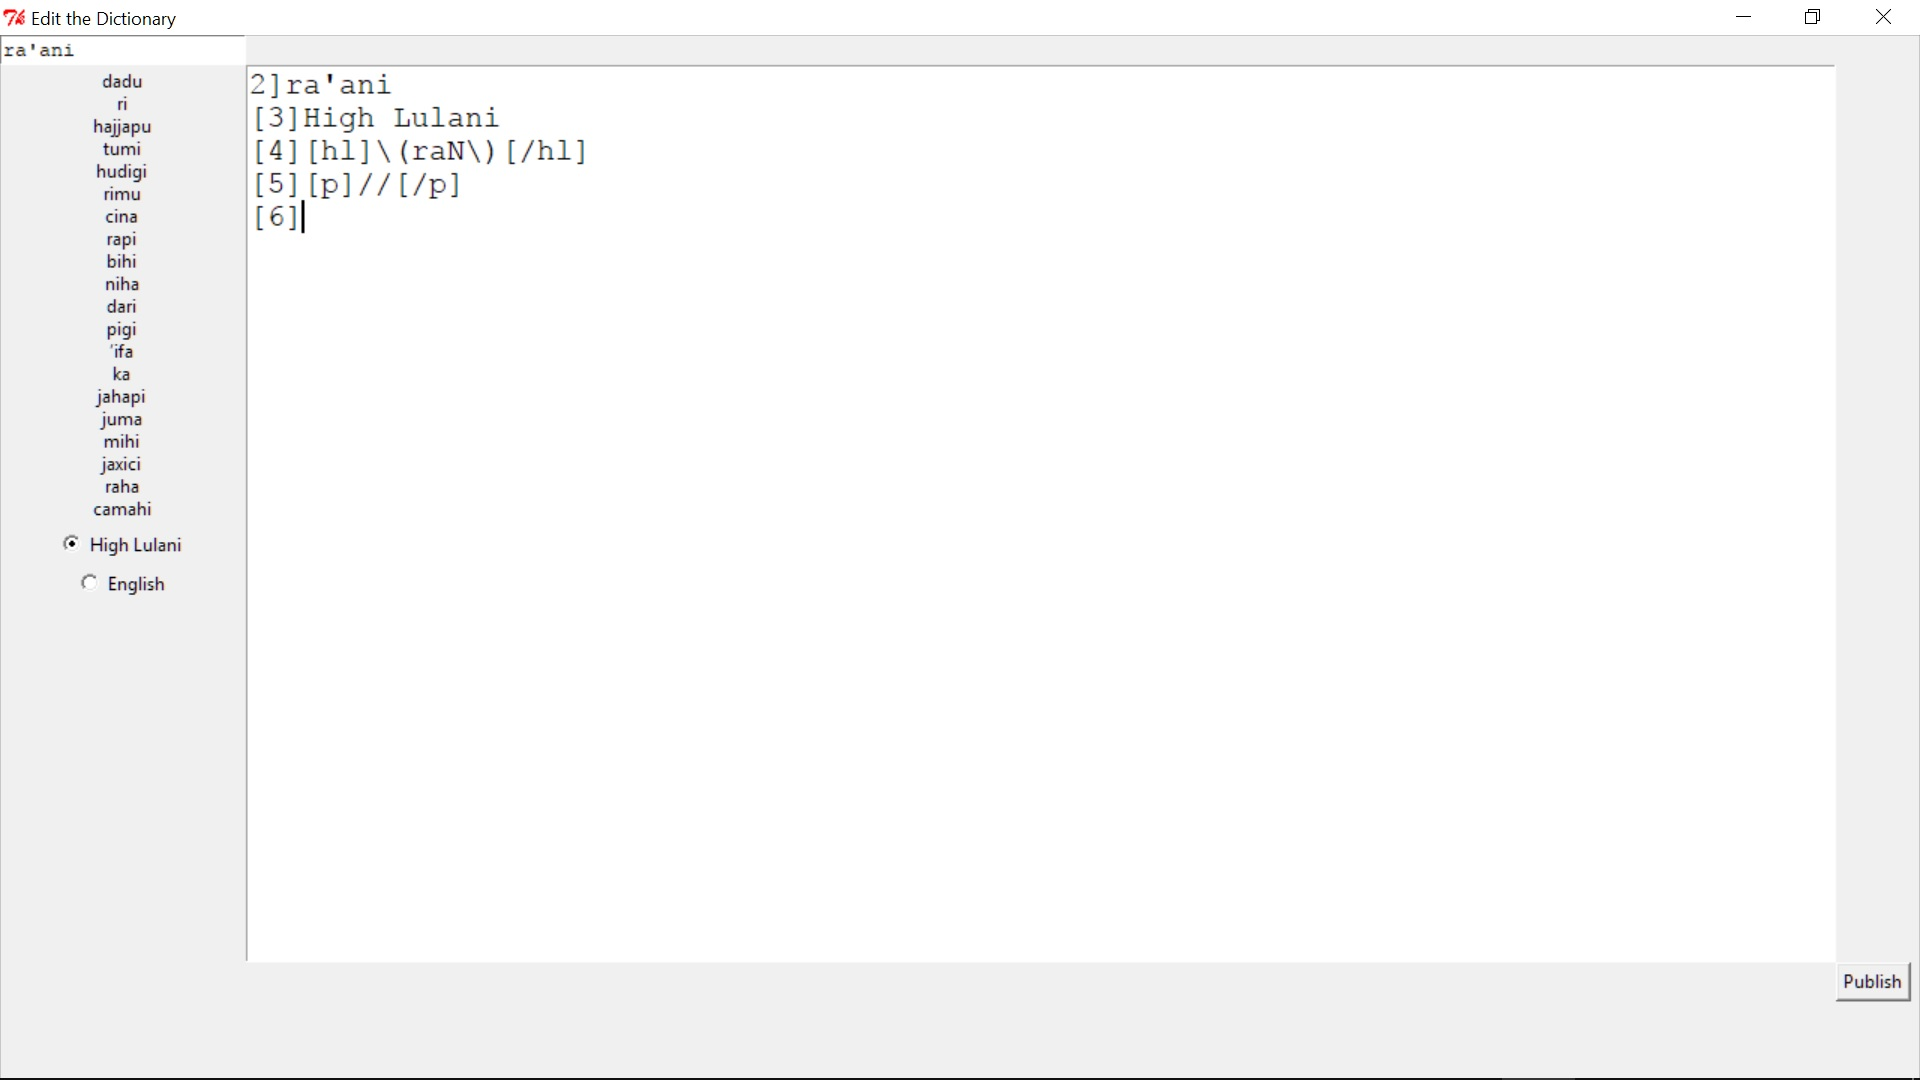

Reproduce this figure in Python.
from Edit import *


class EditDictionary(Edit):
    def __init__(self, directory, datafile, site, markdown, replacelinks, randomwords, master=None):
        """
        :param directory (String): the path and filename of the top-level directory
        :param datafile (String): the path, filename and extension of the data file, relative to directory
        :param site (Site): the site being modified
        :param markdown (String): the path, filename and extension of the replacements file, relative to directory
        :param randomwords (int): the number of random words to appear when requested
        """
        self.font = ('Courier New', '15')
        self.widgets = [1, 1, 'languages']
        Edit.__init__(self, directory, datafile, site, markdown, replacelinks)
        # initialise instance variables
        self.heading = self.headings[0]
        self.edit_text = self.textboxes[0]
        self.entry = ''
        self.page = None
        self.markdown = self.markdowns
        self.site = self.sites
        self.datafile = self.datafiles
        self.words = randomwords.words
        # initialise textboxes and buttons
        self.configure_widgets()

    def configure_widgets(self):
        self.configure_language_radios()
        self.heading.bind('<Control-r>', self.refresh_random)
        self.heading.bind('<Return>', self.load)
        self.edit_text.bind('<Control-n>', self.initial_content)
        self.edit_text.bind('<Control-r>', self.refresh_random)
        self.edit_text.bind('<Control-t>', self.add_translation)
        self.edit_text.bind('<Control-=>', self.add_definition)

    def initial_content(self):
        """
        Insert the appropriate template for a new entry, and move the insertion pointer to allow for immediate input of the pronunciation.
        :precondition: The name of the entry, and its language, are already selected.
        """
        name = self.headings[0].get()
        trans = self.translator
        before = ('2]{0}\n[3]{1}\n').format(name, trans.name)
        before += '' if self.language.get() == 'en' else '[4]{0}\n'.format(trans.convert_word(name))
        before += '[5][p {0}]/'.format(trans.code)
        after = '/[/p]\n[6]\n'
        self.insert_characters(self.textboxes[0], before, after)
        self.textboxes[0].focus_set()

    def add_definition(self, event=None):
        """
        Insert the markdown for entry definition, and move the insertion pointer to allow for immediate input of the definition.
        """
        self.insert_characters(event, *self.markdown.find_formatting('div'))
        self.insert_characters(event, ' ' + self.markdown.find('class="definition">'))
        return 'break'

    def refresh_random(self, event=None):
        """
        Show a certain number of random nonsense words using High Lulani phonotactics.
        """
        self.information.set('\n'.join(self.words()))
        return 'break'

    def add_translation(self, event=None):
        """
        Insert a transliteration of the selected text in the current language.
        Do sentence conversion if there is a period in the text, and word conversion otherwise.
        Insert an additional linebreak if the selection ends with a linebreak.
        """
        try:
            text = self.edit_text.get(Tk.SEL_FIRST, Tk.SEL_LAST)
        except Tk.TclError:
            text = self.edit_text.get(Tk.INSERT + ' wordstart', Tk.INSERT + ' wordend')
        converter = self.translator.convert_sentence if '.' in text else self.translator.convert_word
        text = converter(text)
        try:
            text += '\n' if self.edit_text.compare(Tk.SEL_LAST, '==', Tk.SEL_LAST + ' lineend') else ' '
            self.edit_text.insert(Tk.SEL_LAST + '+1c', text)
        except Tk.TclError:
            text += ' '
            self.edit_text.mark_set(Tk.INSERT, Tk.INSERT + ' wordend')
            self.edit_text.insert(Tk.INSERT + '+1c', text)
        self.edit_text.mark_set(Tk.INSERT, '{0}+{1}c'.format(Tk.INSERT, str(len(text) + 1)))
        return 'break'

    @staticmethod
    def prepare_entry(entry, markdown=None):
        """
        Manipulate entry content to suit textboxes.
        Subroutine of self.load()
        Overrides method in Edit.py.
        :param entry (Page): A Page instance carrying text. Other Pages relative to this entry may also be accessed.
        :param markdown (Markdown): a Markdown instance to be applied to the contents of the entry. If None, the content is not changed.
        :param return (str[]):
        """
        content = entry.content # for code maintenance: so that next steps can be permuted easily.
        content = markdown.to_markdown(content)
        content = re.sub(r'\\<a href=\\"(?!http).*?\\"\\>(.*?)\\</a\\>', r'<\1>', content)
        content = re.sub(r'\\<a href=\\"http.*?\\"\\>(.*?)\\</a\\>', r'\1', content)
        return [content]

    def find_entry(self, headings):
        """
        Find the current entry based on what is in the heading boxes.
        Overrides Edit.find_entry.
        Subroutine of self.load().
        :param headings (str[]): the texts from the heading boxes
        :return (Page):
        """
        heading = headings[0]
        site = self.sites
        # use str() to suppress unicode string
        heading = self.markdowns.to_markup(heading, datestamp=False)
        try:
            return site[heading]
        except KeyError:
            initial = re.sub(r'.*?(\w).*', r'\1', heading).capitalize()
            return Page(heading, site[initial], '', site.leaf_level, None, site.markdown).insert()

    @staticmethod
    def prepare_texts(entry, site, texts, markdown=None, replacelinks=None):
        """
        Modify entry with manipulated texts.
        Subroutine of self.save().
        Overrides Edit.prepare_texts()
        :param entry (Page): the entry in the datafile to be modified.
        :param texts (str[]): the texts to be manipulated and inserted.
        :param markdown (Markdown): a Markdown instance to be applied to the texts. If None, the texts are not changed.
        :param return (Nothing):
        """
        text = ''.join(texts)
        # delete and remove page if edit area is empty
        if not text:
            entry.delete_htmlfile()
            entry.remove_from_hierarchy()
        else:
            with ignored(AttributeError):
                # replace particular words in parts of speech with links to grammar.tinellb.com
                text = replacelinks.replace(text)
            with ignored(AttributeError):
                text = markdown.to_markup(text)
            # Write links out in full form
            links = set(re.sub(r'.*?<link>(.*?)</link>.*?', r'\1>', text.replace('\n', '')).split(r'>')[:-1])
            for link in links:
                with ignored(KeyError):
                    lower_link = re.sub(r'^&#x294;', r'&rsquo;', link).lower()
                    text = text.replace('<link>' + link + '</link>', entry.hyperlink(site[lower_link], link))
            # remove duplicate linebreaks
            text = re.sub(r'\n\n+', '\n', text)
            # update datestamp of parent
            entry.parent.content = markdown.to_markup(markdown.to_markdown(entry.parent.content))
        # place text into entry
        entry.content = text

    @staticmethod
    def publish(entry, site):
        """
        Put entry contents into datafile, publish appropriate Pages.
        Overrides Edit.publish()
        Subroutine of self.save()
        """
        if entry.content:
            entry.publish(site.template)
        entry.parent.publish(site.template)
        site.modify_source()
        site.update_json()

if __name__ == '__main__':
    app = EditDictionary(directory='c:/users/ryan/documents/tinellbianlanguages/dictionary',
    datafile='data.txt',
    site=Dictionary(),
    markdown=Markdown(
    'c:/users/ryan/documents/tinellbianlanguages/dictionaryreplacements.html'),
    replacelinks=d2gReplace(
    'c:/users/ryan/documents/tinellbianlanguages/dictionarylinkreplacements.txt'),
    randomwords=RandomWords(20,3))
    app.master.title('Edit the Dictionary')
    app.mainloop()
